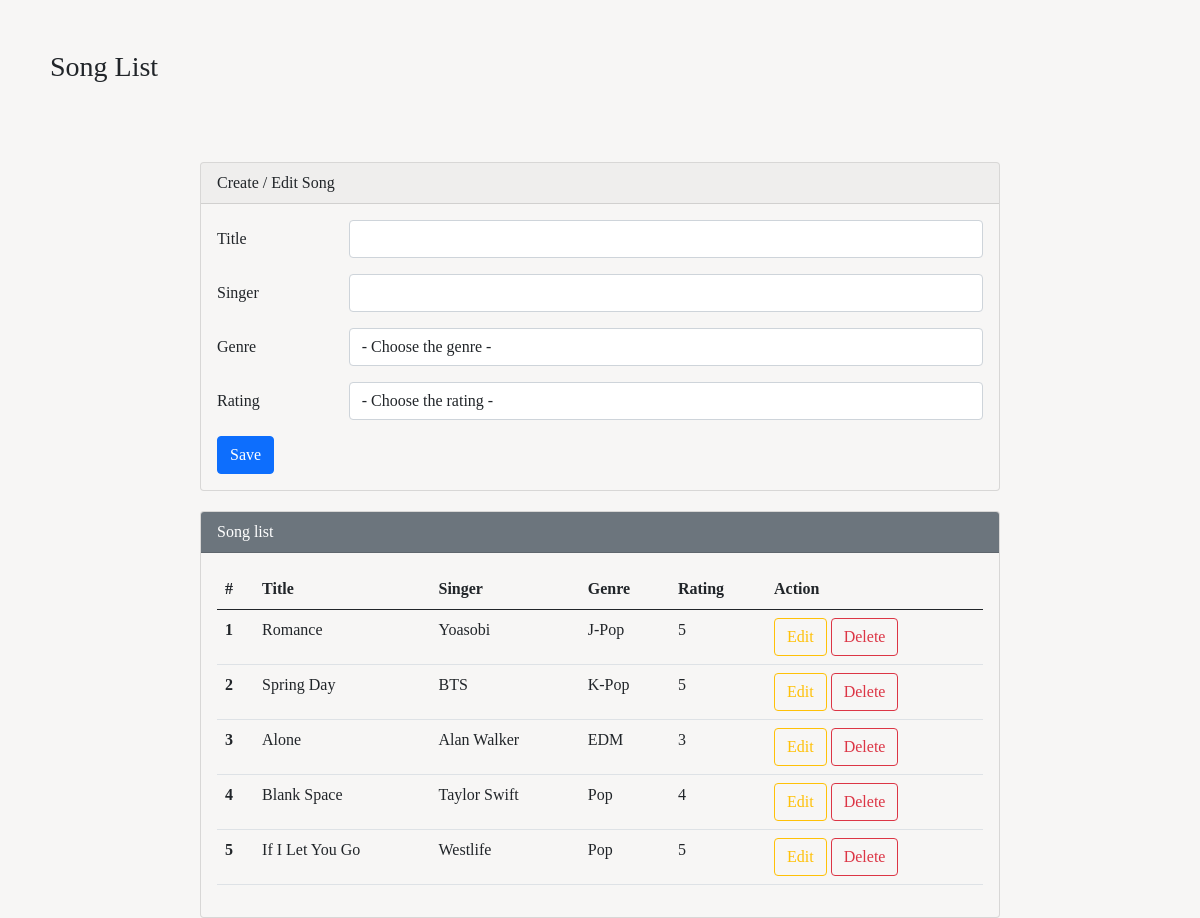
The app's page /song.php with its own data.
### tables this page shows
CREATE TABLE `song_list` (
  `id` int(25) NOT NULL,
  `title` varchar(100) NOT NULL,
  `singer` varchar(100) NOT NULL,
  `genre` varchar(100) NOT NULL,
  `rating` int(1) NOT NULL
);

### song.php (the view, shortened to what this page needs)
<?php
$host       = "localhost";
$user       = "root";
$pass       = "";
$db         = "uts";
$koneksi    = mysqli_connect($host, $user, $pass, $db);
$title        = "";
$singer       = "";
?>
<!DOCTYPE html>
<html lang="en">
<head>
    <link rel="stylesheet" type="text/css" href="gaya.css">
    <link href="https://cdn.jsdelivr.net/npm/bootstrap@5.0.0-beta2/dist/css/bootstrap.min.css" rel="stylesheet">
</head>
<body>
    <div id="song">
        <div class="col">
            <div class="heading" >
                <h3 class="fw-light">Song List</h3>
            </div>
         </div>
        <div class="mx-auto">
            <div class="card">
                <div class="card-header">
                    Create / Edit Song
                </div>
                <div class="card-body">
                    <form action="" method="POST">
                        <div class="mb-3 row">
                            <label for="title" class="col-sm-2 col-form-label">Title</label>
                            <div class="col-sm-10">
                                <input type="text" class="form-control" id="title" name="title" value="<?php echo $title ?>">
                            </div>
                        </div>
                        <div class="mb-3 row">
                            <label for="singer" class="col-sm-2 col-form-label">Singer</label>
                            <div class="col-sm-10">
                                <input type="text" class="form-control" id="singer" name="singer" value="<?php echo $singer ?>">
                            </div>
                        </div>
                        <div class="mb-3 row">
                            <label for="genre" class="col-sm-2 col-form-label">Genre</label>
                            <div class="col-sm-10">
                            <select class="form-control" name="genre" id="genre">
                                    <option value="">- Choose the genre -</option>
                                </select>
                            </div>
                        </div>
                        <div class="mb-3 row">
                            <label for="rating" class="col-sm-2 col-form-label">Rating</label>
                            <div class="col-sm-10">
                                <select class="form-control" name="rating" id="rating">
                                    <option value="">- Choose the rating -</option>
                                </select>
                            </div>
                        </div>
                        <div class="col-12">
                            <input type="submit" name="save" value="Save" class="btn btn-primary" />
                        </div>
                    </form>
                </div>
            </div>
            <div class="card">
                <div class="card-header text-white bg-secondary">
                    Song list
                </div>
                <div class="card-body">
                    <table class="table">
                        <thead>
                            <tr>
                                <th scope="col">#</th>
                                <th scope="col">Title</th>
                                <th scope="col">Singer</th>
                                <th scope="col">Genre</th>
                                <th scope="col">Rating</th>
                                <th scope="col">Action</th>
                            </tr>
                        </thead>
                        <tbody>
                            <?php
                            $sql2   = "select * from song_list order by id";
                            $q2     = mysqli_query($koneksi, $sql2);
                            $urut   = 1;
                            while ($r2 = mysqli_fetch_array($q2)) {
                                $id         = $r2['id'];
                                $title       = $r2['title'];
                                $singer       = $r2['singer'];
                                $genre     = $r2['genre'];
                                $rating   = $r2['rating'];
                            ?>
                                <tr>
                                    <th scope="row"><?php echo $urut++ ?></th>
                                    <td scope="row"><?php echo $title ?></td>
                                    <td scope="row"><?php echo $singer ?></td>
                                    <td scope="row"><?php echo $genre ?></td>
                                    <td scope="row"><?php echo $rating ?></td>
                                    <td scope="row">
                                        <a href="song.php?op=edit&id=<?php echo $id ?>"><button type="button" class="btn btn-outline-warning">Edit</button></a>
                                        <a href="song.php?op=delete&id=<?php echo $id?>" onclick="return confirm('Yakin mau delete data?')"><button type="button" class="btn btn-outline-danger">Delete</button></a>
                                    </td>
                                </tr>
                            <?php
                            }
                            ?>
                        </tbody>
                    </table>
                </div>
            </div>
        </div>
    </div>
</body>
</html>

### gaya.css (style rules this page uses)
* { margin: 0; padding: 0; box-sizing: border-box; scroll-behavior: smooth; font-family: Georgia, 'Times New Roman', Times, serif; }
html,body { width: 100%; height: 100%; margin: 0px; padding: 0px; overflow-x: hidden; }
#song { background-color: #f7f6f5; }
.heading { padding: 50px; }
.mx-auto { background-color: #f7f6f5; }
.mx-auto .card { background-color: #f7f6f5; }

### song.php (style rules this page uses)
.mx-auto { width: 800px }
.card { margin-top:20px }

### records on screen
song_list: title "Romance", singer "Yoasobi", genre "J-Pop", rating "5"
song_list: title "Spring Day", singer "BTS", genre "K-Pop", rating "5"
song_list: title "Alone", singer "Alan Walker", genre "EDM", rating "3"
song_list: title "Blank Space", singer "Taylor Swift", genre "Pop", rating "4"
song_list: title "If I Let You Go", singer "Westlife", genre "Pop", rating "5"
